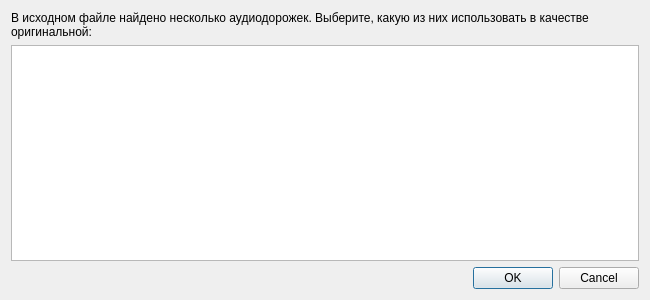
<?xml version="1.0" encoding="UTF-8"?>
<ui version="4.0">
 <class>TrackSelectorDialog</class>
 <widget class="QDialog" name="TrackSelectorDialog">
  <property name="geometry">
   <rect>
    <x>0</x>
    <y>0</y>
    <width>650</width>
    <height>300</height>
   </rect>
  </property>
  <property name="windowTitle">
   <string>Выберите аудиодорожку</string>
  </property>
  <property name="modal">
   <bool>true</bool>
  </property>
  <layout class="QVBoxLayout" name="verticalLayout">
   <item>
    <widget class="QLabel" name="label">
     <property name="text">
      <string>В исходном файле найдено несколько аудиодорожек. Выберите, какую из них использовать в качестве оригинальной:</string>
     </property>
     <property name="wordWrap">
      <bool>true</bool>
     </property>
    </widget>
   </item>
   <item>
    <widget class="QListWidget" name="tracksListWidget">
     <property name="toolTip">
      <string>Дважды кликните по элементу, чтобы выбрать его и нажать ОК</string>
     </property>
    </widget>
   </item>
   <item>
    <widget class="QDialogButtonBox" name="buttonBox">
     <property name="orientation">
      <enum>Qt::Orientation::Horizontal</enum>
     </property>
     <property name="standardButtons">
      <set>QDialogButtonBox::StandardButton::Cancel|QDialogButtonBox::StandardButton::Ok</set>
     </property>
    </widget>
   </item>
  </layout>
 </widget>
 <resources/>
 <connections>
  <connection>
   <sender>buttonBox</sender>
   <signal>accepted()</signal>
   <receiver>TrackSelectorDialog</receiver>
   <slot>accept()</slot>
   <hints>
    <hint type="sourcelabel">
     <x>248</x>
     <y>254</y>
    </hint>
    <hint type="destinationlabel">
     <x>157</x>
     <y>274</y>
    </hint>
   </hints>
  </connection>
  <connection>
   <sender>buttonBox</sender>
   <signal>rejected()</signal>
   <receiver>TrackSelectorDialog</receiver>
   <slot>reject()</slot>
   <hints>
    <hint type="sourcelabel">
     <x>316</x>
     <y>260</y>
    </hint>
    <hint type="destinationlabel">
     <x>286</x>
     <y>274</y>
    </hint>
   </hints>
  </connection>
  <connection>
   <sender>trackListWidget</sender>
   <signal>itemDoubleClicked(QListWidgetItem*)</signal>
   <receiver>TrackSelectorDialog</receiver>
   <slot>accept()</slot>
   <hints>
    <hint type="sourcelabel">
     <x>324</x>
     <y>163</y>
    </hint>
    <hint type="destinationlabel">
     <x>324</x>
     <y>149</y>
    </hint>
   </hints>
  </connection>
 </connections>
</ui>
